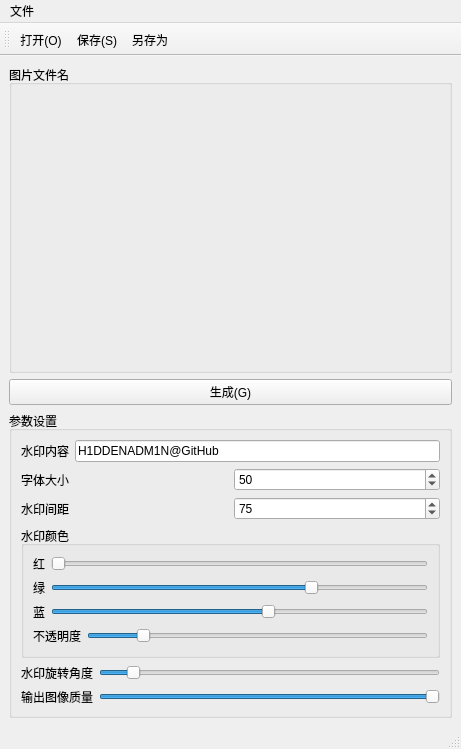
<?xml version="1.0" encoding="UTF-8"?>
<ui version="4.0">
 <class>MainWindow_pic_marker</class>
 <widget class="QMainWindow" name="MainWindow_pic_marker">
  <property name="geometry">
   <rect>
    <x>0</x>
    <y>0</y>
    <width>461</width>
    <height>749</height>
   </rect>
  </property>
  <property name="windowTitle">
   <string>图片打水印</string>
  </property>
  <widget class="QWidget" name="centralwidget">
   <layout class="QVBoxLayout" name="verticalLayout_4">
    <item>
     <widget class="QGroupBox" name="groupBox_pic">
      <property name="title">
       <string>图片文件名</string>
      </property>
      <layout class="QVBoxLayout" name="verticalLayout_2">
       <item>
        <widget class="QLabel" name="label_pic">
         <property name="sizePolicy">
          <sizepolicy hsizetype="Ignored" vsizetype="Ignored">
           <horstretch>0</horstretch>
           <verstretch>0</verstretch>
          </sizepolicy>
         </property>
         <property name="text">
          <string/>
         </property>
        </widget>
       </item>
      </layout>
     </widget>
    </item>
    <item>
     <widget class="QPushButton" name="pushButton_generate">
      <property name="text">
       <string>生成(G)</string>
      </property>
      <property name="shortcut">
       <string>Ctrl+G</string>
      </property>
     </widget>
    </item>
    <item>
     <widget class="QGroupBox" name="groupBox_config">
      <property name="title">
       <string>参数设置</string>
      </property>
      <layout class="QVBoxLayout" name="verticalLayout_3">
       <item>
        <layout class="QHBoxLayout" name="horizontalLayout_text">
         <item>
          <widget class="QLabel" name="label_text">
           <property name="text">
            <string>水印内容</string>
           </property>
          </widget>
         </item>
         <item>
          <widget class="QLineEdit" name="lineEdit_text">
           <property name="text">
            <string>H1DDENADM1N@GitHub</string>
           </property>
           <property name="placeholderText">
            <string>H1DDENADM1N@GitHub</string>
           </property>
          </widget>
         </item>
        </layout>
       </item>
       <item>
        <layout class="QHBoxLayout" name="horizontalLayout_font">
         <item>
          <widget class="QLabel" name="label_size">
           <property name="text">
            <string>字体大小</string>
           </property>
          </widget>
         </item>
         <item>
          <widget class="QSpinBox" name="spinBox_size">
           <property name="maximum">
            <number>999</number>
           </property>
           <property name="value">
            <number>50</number>
           </property>
          </widget>
         </item>
        </layout>
       </item>
       <item>
        <layout class="QHBoxLayout" name="horizontalLayout_space">
         <item>
          <widget class="QLabel" name="label_space">
           <property name="text">
            <string>水印间距</string>
           </property>
          </widget>
         </item>
         <item>
          <widget class="QSpinBox" name="spinBox_space">
           <property name="maximum">
            <number>999</number>
           </property>
           <property name="value">
            <number>75</number>
           </property>
          </widget>
         </item>
        </layout>
       </item>
       <item>
        <widget class="QGroupBox" name="groupBox_color">
         <property name="title">
          <string>水印颜色</string>
         </property>
         <layout class="QVBoxLayout" name="verticalLayout">
          <item>
           <layout class="QHBoxLayout" name="horizontalLayout_red">
            <item>
             <widget class="QLabel" name="label_red">
              <property name="text">
               <string>红</string>
              </property>
             </widget>
            </item>
            <item>
             <widget class="QSlider" name="horizontalSlider_red">
              <property name="maximum">
               <number>255</number>
              </property>
              <property name="orientation">
               <enum>Qt::Horizontal</enum>
              </property>
             </widget>
            </item>
           </layout>
          </item>
          <item>
           <layout class="QHBoxLayout" name="horizontalLayout_green">
            <item>
             <widget class="QLabel" name="label_green">
              <property name="text">
               <string>绿</string>
              </property>
             </widget>
            </item>
            <item>
             <widget class="QSlider" name="horizontalSlider_green">
              <property name="maximum">
               <number>255</number>
              </property>
              <property name="value">
               <number>178</number>
              </property>
              <property name="orientation">
               <enum>Qt::Horizontal</enum>
              </property>
             </widget>
            </item>
           </layout>
          </item>
          <item>
           <layout class="QHBoxLayout" name="horizontalLayout_blue">
            <item>
             <widget class="QLabel" name="label_blue">
              <property name="text">
               <string>蓝</string>
              </property>
             </widget>
            </item>
            <item>
             <widget class="QSlider" name="horizontalSlider_blue">
              <property name="maximum">
               <number>255</number>
              </property>
              <property name="value">
               <number>148</number>
              </property>
              <property name="orientation">
               <enum>Qt::Horizontal</enum>
              </property>
             </widget>
            </item>
           </layout>
          </item>
          <item>
           <layout class="QHBoxLayout" name="horizontalLayout_opacity">
            <item>
             <widget class="QLabel" name="label_opacity">
              <property name="text">
               <string>不透明度</string>
              </property>
             </widget>
            </item>
            <item>
             <widget class="QSlider" name="horizontalSlider_opacity">
              <property name="maximum">
               <number>100</number>
              </property>
              <property name="value">
               <number>15</number>
              </property>
              <property name="orientation">
               <enum>Qt::Horizontal</enum>
              </property>
              <property name="invertedAppearance">
               <bool>false</bool>
              </property>
              <property name="invertedControls">
               <bool>false</bool>
              </property>
             </widget>
            </item>
           </layout>
          </item>
         </layout>
        </widget>
       </item>
       <item>
        <layout class="QHBoxLayout" name="horizontalLayout_angle">
         <item>
          <widget class="QLabel" name="label_angle">
           <property name="text">
            <string>水印旋转角度</string>
           </property>
          </widget>
         </item>
         <item>
          <widget class="QSlider" name="horizontalSlider_angle">
           <property name="maximum">
            <number>360</number>
           </property>
           <property name="value">
            <number>30</number>
           </property>
           <property name="orientation">
            <enum>Qt::Horizontal</enum>
           </property>
          </widget>
         </item>
        </layout>
       </item>
       <item>
        <layout class="QHBoxLayout" name="horizontalLayout_quality">
         <item>
          <widget class="QLabel" name="label_quality">
           <property name="text">
            <string>输出图像质量</string>
           </property>
          </widget>
         </item>
         <item>
          <widget class="QSlider" name="horizontalSlider_quality">
           <property name="maximum">
            <number>100</number>
           </property>
           <property name="value">
            <number>100</number>
           </property>
           <property name="orientation">
            <enum>Qt::Horizontal</enum>
           </property>
          </widget>
         </item>
        </layout>
       </item>
      </layout>
     </widget>
    </item>
   </layout>
  </widget>
  <widget class="QMenuBar" name="menubar">
   <property name="geometry">
    <rect>
     <x>0</x>
     <y>0</y>
     <width>461</width>
     <height>22</height>
    </rect>
   </property>
   <widget class="QMenu" name="menu_F">
    <property name="title">
     <string>文件</string>
    </property>
    <addaction name="action_open"/>
    <addaction name="action_save"/>
    <addaction name="action_save_as"/>
   </widget>
   <addaction name="menu_F"/>
  </widget>
  <widget class="QStatusBar" name="statusbar"/>
  <widget class="QToolBar" name="toolBar">
   <property name="windowTitle">
    <string>toolBar</string>
   </property>
   <attribute name="toolBarArea">
    <enum>TopToolBarArea</enum>
   </attribute>
   <attribute name="toolBarBreak">
    <bool>false</bool>
   </attribute>
   <addaction name="action_open"/>
   <addaction name="action_save"/>
   <addaction name="action_save_as"/>
  </widget>
  <action name="action_open">
   <property name="text">
    <string>打开(O)</string>
   </property>
   <property name="shortcut">
    <string>Ctrl+O</string>
   </property>
  </action>
  <action name="action_save">
   <property name="text">
    <string>保存(S)</string>
   </property>
   <property name="shortcut">
    <string>Ctrl+S</string>
   </property>
  </action>
  <action name="action_save_as">
   <property name="text">
    <string>另存为</string>
   </property>
   <property name="shortcut">
    <string>Ctrl+Shift+S</string>
   </property>
  </action>
 </widget>
 <resources/>
 <connections/>
</ui>
